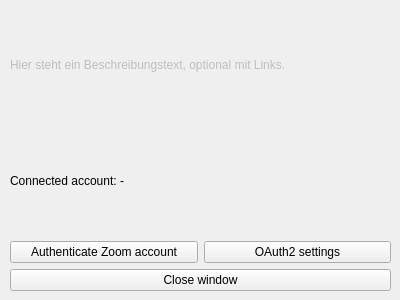
<?xml version="1.0" encoding="UTF-8"?>
<ui version="4.0">
 <class>Form</class>
 <widget class="QWidget" name="Form">
  <property name="geometry">
   <rect>
    <x>0</x>
    <y>0</y>
    <width>400</width>
    <height>300</height>
   </rect>
  </property>
  <property name="windowTitle">
   <string>Form</string>
  </property>
  <widget class="QWidget" name="verticalLayoutWidget">
   <property name="geometry">
    <rect>
     <x>10</x>
     <y>10</y>
     <width>381</width>
     <height>281</height>
    </rect>
   </property>
   <layout class="QVBoxLayout" name="verticalLayout">
    <item>
     <widget class="QLabel" name="label">
      <property name="enabled">
       <bool>false</bool>
      </property>
      <property name="autoFillBackground">
       <bool>false</bool>
      </property>
      <property name="frameShape">
       <enum>QFrame::NoFrame</enum>
      </property>
      <property name="text">
       <string>Hier steht ein Beschreibungstext, optional mit Links.</string>
      </property>
      <property name="textFormat">
       <enum>Qt::RichText</enum>
      </property>
      <property name="scaledContents">
       <bool>false</bool>
      </property>
      <property name="wordWrap">
       <bool>true</bool>
      </property>
      <property name="openExternalLinks">
       <bool>true</bool>
      </property>
      <property name="textInteractionFlags">
       <set>Qt::LinksAccessibleByKeyboard|Qt::LinksAccessibleByMouse</set>
      </property>
     </widget>
    </item>
    <item>
     <widget class="QLabel" name="labelConnectedAccount">
      <property name="text">
       <string>Connected account: -</string>
      </property>
     </widget>
    </item>
    <item>
     <layout class="QHBoxLayout" name="horizontalLayout">
      <property name="sizeConstraint">
       <enum>QLayout::SetMinAndMaxSize</enum>
      </property>
      <item>
       <widget class="QPushButton" name="pushButtonAuthenticate">
        <property name="text">
         <string>Authenticate Zoom account</string>
        </property>
       </widget>
      </item>
      <item>
       <widget class="QPushButton" name="pushButtonSettings">
        <property name="text">
         <string>OAuth2 settings</string>
        </property>
       </widget>
      </item>
     </layout>
    </item>
    <item>
     <widget class="QPushButton" name="pushButtonAbort">
      <property name="text">
       <string>Close window</string>
      </property>
     </widget>
    </item>
   </layout>
  </widget>
 </widget>
 <resources/>
 <connections/>
</ui>
